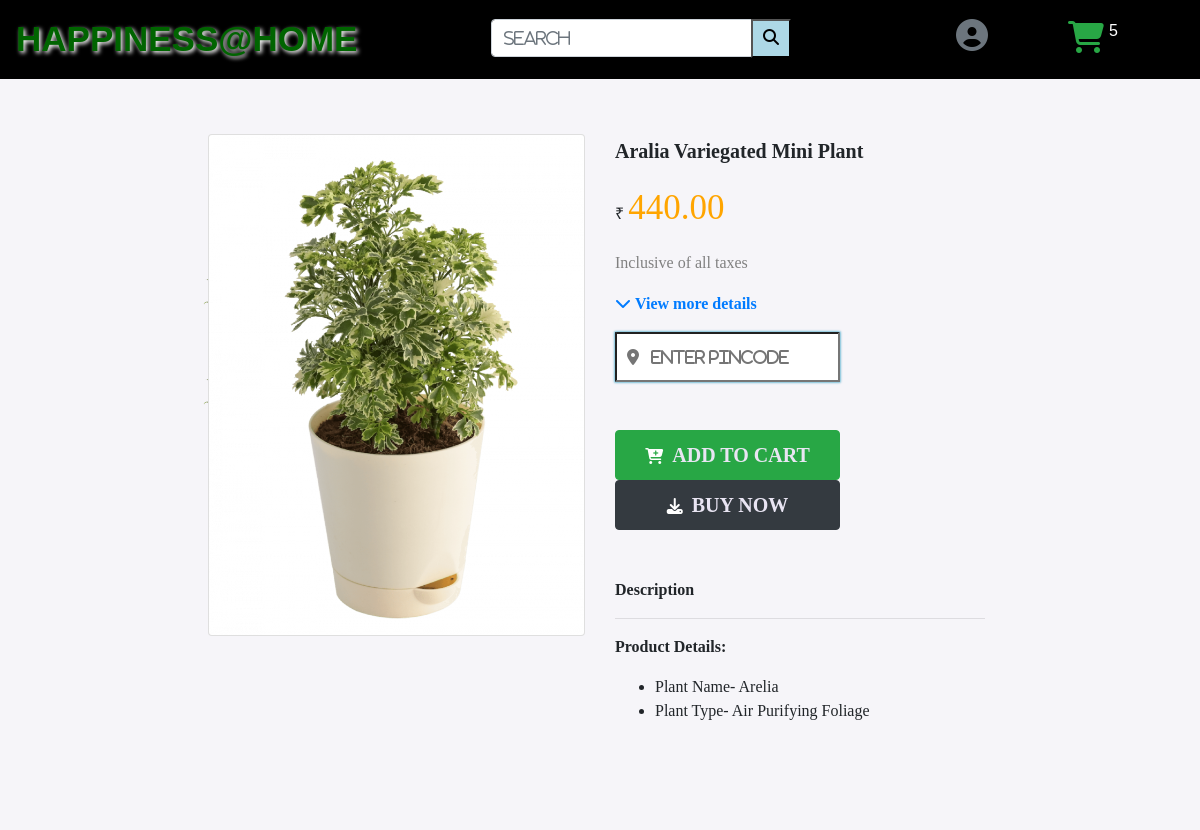
The page /plants/4 (signed in) on the database its author committed.
### plant/models.py (models this page shows, shortened)
class Product(models.Model) :
    name = models.CharField(max_length = 200, null = True)
    price = models.DecimalField(max_digits = 7, decimal_places = 2, null = True)
    image = models.ImageField(null = True, blank = True)
    image1 = models.ImageField(null = True, blank = True)
    image2 = models.ImageField(null = True, blank = True)
    @property
    def imageURL(self):
        try :
            url = self.image.url
        except :
            url = ''
        return url
    @property
    def image1URL(self):
        try :
            url = self.image1.url
        except :
            url = ''
        return url

### plant/views.py (the view)
# urls.py: path('plants/<product_id>', views.plants, name = 'plants'),
def plants(request,product_id) :
    if request.user.is_authenticated:
        form = PincodeForm()
        customer = request.user.customer
        products = Product.objects.get(pk = product_id)
        order = Order.objects.get(customer = customer,complete = False)
        cartItems = order.get_cart_quantity
        if request.method == 'POST':
            form = PincodeForm(request.POST)
            if form.is_valid():
                print("Valid Form")
                return redirect('plants')
    context = {
    'products': products,
    'cartItems' : cartItems,
    'form' : form
    }
    print(products.name)
    return render(request,'plant/aralia.html',context)

### plant/forms.py
class PincodeForm(forms.Form):
    pincode = forms.IntegerField()

### plant/models.py (called while the page is built)
    @property
    def get_cart_quantity(self):
        orderitems = self.orderitem_set.all()
        total = sum([item.quantity for item in orderitems])
        return total

### plant/templates/plant/aralia.html (shortened to what this page needs)
{% extends "plant/base.html" %}
{% load static %}
{% block content %}
<link rel="stylesheet" type="text/css" href="{% static 'css/style_plants2.css' %}" >
<div id = "plant_detail" class="jumbotron jumbotron-fluid mt-5 ">
            <div class="row">
              <div id = "plant_page" class="col-md-6 sm-12">
              <div id = "product" class = "product">
              <div class="product-small-img">
                </div>
                </div>
                <div class = "img-container">
                  <div id = "card_box" class="card">
                      <img id = "imageBox" src = "{{products.imageURL}}"  >
                  </div>
                </div>
            </div>
            <div id = "#" class="col-md-4 sm-12">
                    <p id = "plant_name">
                      {{products.name}}
                    </p>
                    <p id = "plant_symbol">₹ <span id = "plant_amount">{{products.price}}</span></p>
                    <p id = "plant_inclusive">Inclusive of all taxes</p>
                    <p><a id = "plant_moredetails" href = "#plant_descripton"> &#xf078 <span id = "plant_view">View more details</span></a></p>
                    <form action = "{% url 'pincode' products.id %}" method = "GET">
                      <input id = "plant_pincode" type="text" id="pin_code" name="pin_code" placeholder = '  &#xf3c5   Enter Pincode' style='font-weight:600' ><br>
                    </form>
                    <br/><br/><button data-product = {{products.id}} data-action = "add" class="btn btn-success update-cart" id = "plant_addtocart" type="button" class="btn btn-success">&#xf217 <span id = "text_add">&nbspADD TO CART</span></button>
                    <a href = "{% url 'address' %}"><button id = "plant_buynow" type="button" class="btn btn-dark">&#xf019 <span id = "text_add">&nbspBUY NOW</span></button></a>
                    <p id = "plant_descripton"><br/><br/>Description</p>
                    <hr />
                    <p id = "plant_instructions">Product Details:</p>
                    <ul>
                        <li> Plant Name- Arelia</li>
                        <li> Plant Type- Air Purifying Foliage</li>
                    </ul>
          </div>
{% endblock %}

### static/css/style_base.css (style rules this page uses)
html { scroll-behavior: smooth; }
body { font-family: 'Trebuchet MS', 'Lucida Sans Unicode', 'Lucida Grande', 'Lucida Sans', Arial, sans-serif; overflow-x: hidden; height: 100%; }

### static/css/style_plants2.css (style rules this page uses)
body { background-color: #F6F5F9; }
#plant_detail { background-color: #F6F5F9; font-family: Trebuchet MS; }
#product { top:50%; left:50%; transform:translate(-50%,-50%) position:absolute; }
.img-container img { height:500px; }
.img-container { margin-top:-302px; float:right; }
input { font-family: "Font Awesome 5 Free"; font-weight: 900; }
#plant_name { font-size: 20px; font-weight: bold; }
#plant_amount { font-size: 35px; color : orange; }
#plant_inclusive { color:grey; }
#plant_moredetails { text-decoration:none; font-family: "Font Awesome 5 Free"; font-weight: 900; }
#plant_view { font-family: Times New Roman; font-weight: lighter; }
#plant_pincode { width:225px; height:50px; border-radius: 1%; box-shadow: 0 0 2px 1px rgba(0, 140, 186, 0.5); }
#plant_buynow, #plant_addtocart { width:225px; height:50px; font-family: "Font Awesome 5 Free"; font-weight: 900; color:white; }
#text_add { font-family: Trebuchet MS; font-size: 20px; color:#E9E5F3; }
#plant_descripton,#plant_instructions { font-weight: bold; }

### rows shown on the page
Product: imageURL (picture), name "Aralia Variegated Mini Plant", price "440.00"

### other values the page prints
{{ cartItems }} "5"
